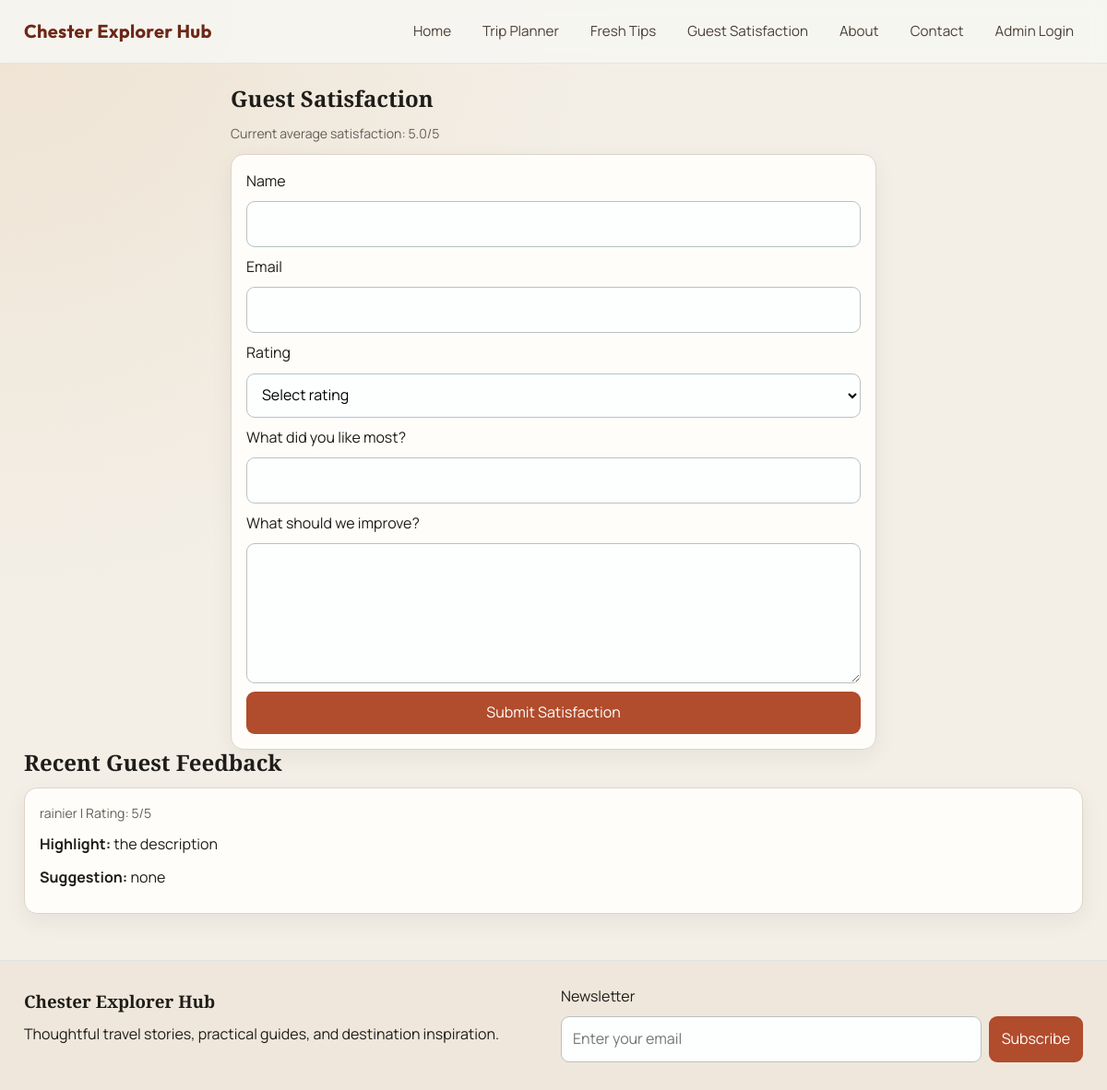
Page /guest-satisfaction on the committed database.
### app.py (models this page shows)
class GuestSatisfaction(db.Model):
    id = db.Column(db.Integer, primary_key=True)
    guest_name = db.Column(db.String(120), nullable=False)
    email = db.Column(db.String(200), nullable=False)
    rating = db.Column(db.Integer, nullable=False)
    highlight = db.Column(db.String(200), nullable=False)
    suggestion = db.Column(db.Text, nullable=False)
    created_at = db.Column(db.DateTime, nullable=False, default=datetime.utcnow)

### app.py (the view, shortened to what this page needs)
@app.route("/guest-satisfaction", methods=["GET", "POST"])
def guest_satisfaction():
    recent_feedback = GuestSatisfaction.query.order_by(GuestSatisfaction.created_at.desc()).limit(6).all()
    avg_rating = db.session.query(func.avg(GuestSatisfaction.rating)).scalar() or 0
    return render_template(
        "guest_satisfaction.html",
        recent_feedback=recent_feedback,
        avg_rating=round(avg_rating, 1),
    )

### templates/guest_satisfaction.html (shortened to what this page needs)
{% extends 'base.html' %}
{% block content %}
<section class="narrow">
    <h1>Guest Satisfaction</h1>
    <p class="meta">Current average satisfaction: {{ avg_rating }}/5</p>
    <form method="post" class="form-card">
        <label for="guest_name">Name</label>
        <input id="guest_name" name="guest_name" type="text" required>
        <label for="email">Email</label>
        <input id="email" name="email" type="email" required>
        <label for="rating">Rating</label>
        <select id="rating" name="rating" required>
            <option value="">Select rating</option>
        </select>
        <label for="highlight">What did you like most?</label>
        <input id="highlight" name="highlight" type="text" required>
        <label for="suggestion">What should we improve?</label>
        <textarea id="suggestion" name="suggestion" rows="5" required></textarea>
        <button type="submit">Submit Satisfaction</button>
    </form>
</section>
<section>
    <h2>Recent Guest Feedback</h2>
    <div class="simple-list">
        {% for item in recent_feedback %}
            <article class="simple-item">
                <p class="meta">{{ item.guest_name }} | Rating: {{ item.rating }}/5</p>
                <p><strong>Highlight:</strong> {{ item.highlight }}</p>
                <p><strong>Suggestion:</strong> {{ item.suggestion }}</p>
            </article>
        {% else %}
            <p>No guest satisfaction entries yet.</p>
        {% endfor %}
    </div>
</section>
{% endblock %}

### static/style.css (style rules this page uses)
:root { --bg: #f3efe7; --ink: #1f1d1a; --muted: #635f58; --brand: #b14c2c; --brand-dark: #7f341f; --accent: #1f6e69; --card: #fffdfa; --line: #ddd4c7; --shadow: 0 14px 36px rgba(36, 22, 11, 0.1); }
* { box-sizing: border-box; }
html, body { margin: 0; padding: 0; }
body { font-family: "Manrope", sans-serif; color: var(--ink); background: radial-gradient(circle at 0 0, #efe3d3 0, #f3efe7 40%), var(--bg); line-height: 1.6; }
h1, h2, h3, h4 { font-family: "Playfair Display", serif; margin: 0 0 12px; line-height: 1.2; }
p { margin: 0 0 10px; }
.card-list, .destination-list, .simple-list, .comment-list { display: grid; gap: 16px; }
.post-card, .destination-card, .simple-item, .comment-item, .form-card, .metric-card, .content-panel, .post-detail { background: var(--card); border: 1px solid var(--line); border-radius: 14px; box-shadow: 0 8px 24px rgba(26, 41, 42, 0.06); }
.post-card-body, .destination-card div, .simple-item, .comment-item, .form-card, .post-detail, .content-panel, .metric-card { padding: 16px; }
.meta { color: var(--muted); font-size: 0.88rem; }
.form-card { display: grid; gap: 9px; }
input, textarea, select { width: 100%; padding: 11px 12px; border-radius: 9px; border: 1px solid #b8c2c1; font: inherit; background: #fdfefe; }
button, .button, .btn-link, .ghost-btn { border: 0; border-radius: 9px; padding: 10px 14px; cursor: pointer; font: inherit; display: inline-block; transition: transform 140ms ease, background-color 140ms ease; }
button, .button { background: var(--brand); color: white; }
.narrow { max-width: 700px; margin: 0 auto; }

### rows in the picture
GuestSatisfaction: guest_name "rainier", rating "5", highlight "the description", suggestion "none"

### other values in the picture
{{ avg_rating }} "5.0"
